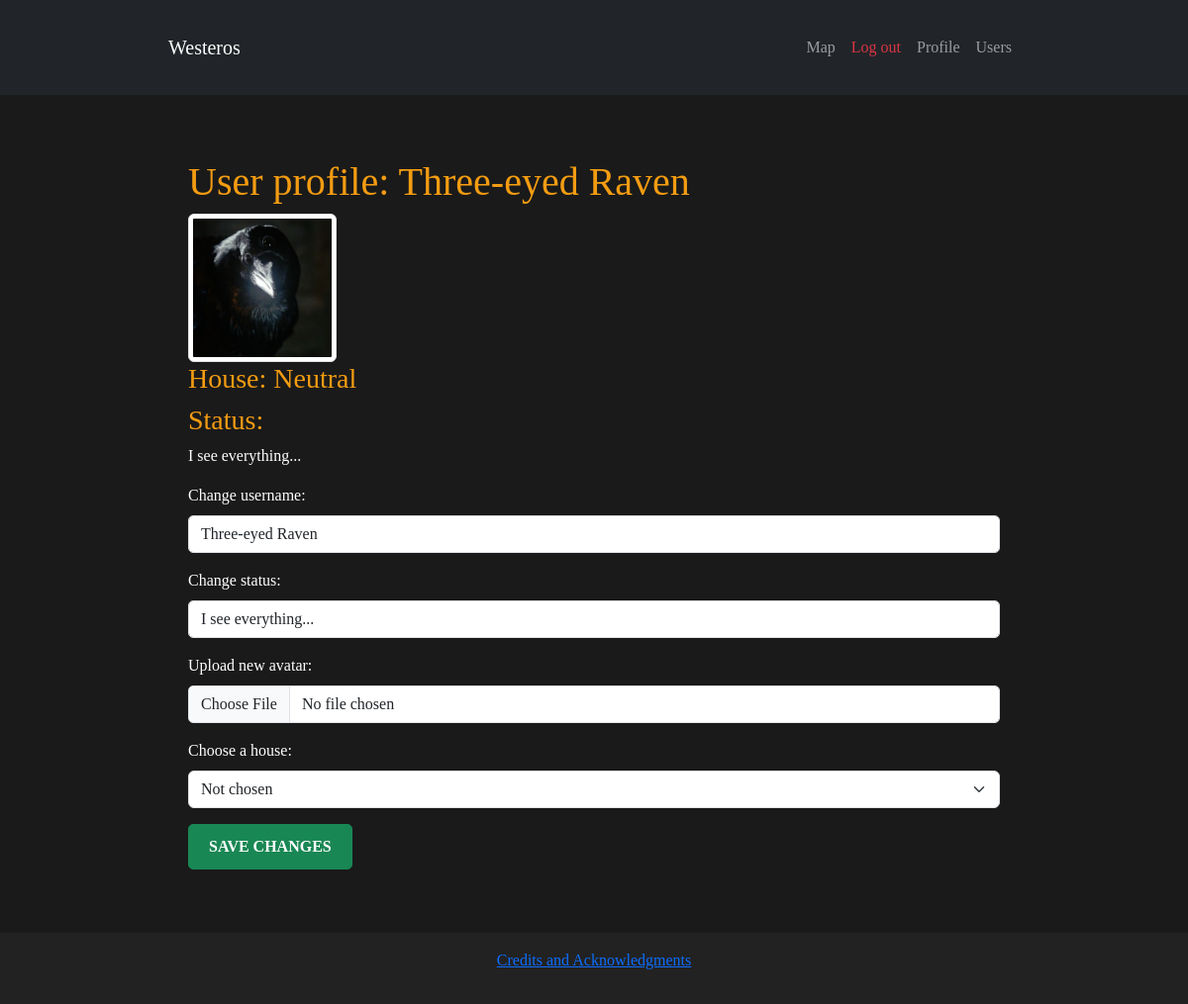
Page /user/Three-eyed Raven (signed in) on the committed database.
### models/models.py (models this page shows, shortened)
class User(db.Model, UserMixin):
    __tablename__ = 'users'
    id = db.Column(db.Integer, primary_key = True)
    username = db.Column(db.String(80), unique = True, nullable = False)
    email = db.Column(db.String(120), unique = True, nullable = False)
    password_hash = db.Column(db.String(256), nullable = False)
    avatar = db.Column(db.String(255), nullable = False, default = "default_avatar.png")
    status = db.Column(db.String(255), nullable = True)
    role = db.Column(db.Enum(UserRole), default = UserRole.MEMBER, nullable = False)
    house_id = db.Column(db.Integer, db.ForeignKey('houses.id'), nullable = True)
    house = db.relationship('House', back_populates="users")

### routes/user_routes.py (the view, shortened to what this page needs)
@user_bp.route("/user/<username>", methods=["GET", "POST"])
@login_required
def user_profile(username):
    user = User.query.filter_by(username = username).first_or_404()
    if not current_user.is_authenticated:
        return redirect(url_for("auth.login"))
    houses = House.query.order_by(House.name).all()
    return render_template("user_profile.html", user = user, houses = houses)

### app.py (called while the page is built)
@login_manager.user_loader
def load_user(user_id):
    return User.query.get(int(user_id))

### templates/user_profile.html (shortened to what this page needs)
{% extends "base.html" %}
{% block content %}
<div class="container">
    <h1>User profile: {{ user.username }}</h1>
    <img src="{{ url_for('static', filename='avatars/' + user.avatar) }}"
         alt="Avatar" class="img-thumbnail" width="150">
    <h3>House: {% if user.house %} {{user.house.name }} {% else %} Neutral {% endif %}</h3>
    <h3>Status:</h3>
    <p>{{ user.status if user.status else "No status" }}</p>
    {% if user.id == current_user.id %}
        <form method="post" enctype="multipart/form-data">
            <div class="mb-3">
                <label class="form-label">Change username:</label>
                <input type="text" name="username" value="{{ user.username }}" class="form-control">
            </div>
            <div class="mb-3">
                <label class="form-label">Change status:</label>
                <input type="text" name="status" value="{{ user.status }}" class="form-control">
            </div>
            <div class="mb-3">
                <label class="form-label">Upload new avatar:</label>
                <input type="file" name="avatar" class="form-control">
            </div>
            <div class="mb-3">
                <label class="form-label">Choose a house:</label>
                <select name="house_id" class="form-select">
                    <option value="">Not chosen</option>
                </select>
            </div>
            <button type="submit" class="btn btn-success">Save changes</button>
        </form>
    {% endif %}
</div>
{% endblock %}

### static/css/styles.css (style rules this page uses)
body { background-color: #1a1a1a; color: #ffffff; font-family: 'Georgia', serif; margin: 0; padding: 0; }
.container { max-width: 900px; margin: auto; padding: 20px; }
h1, h2, h3 { color: #f39c12; text-decoration: none; }
.form-control { border-radius: 5px; }
.btn { padding: 10px 20px; border-radius: 5px; text-transform: uppercase; font-weight: bold; }

### rows in the picture
User: username "Three-eyed Raven", avatar (picture), status "I see everything..."
